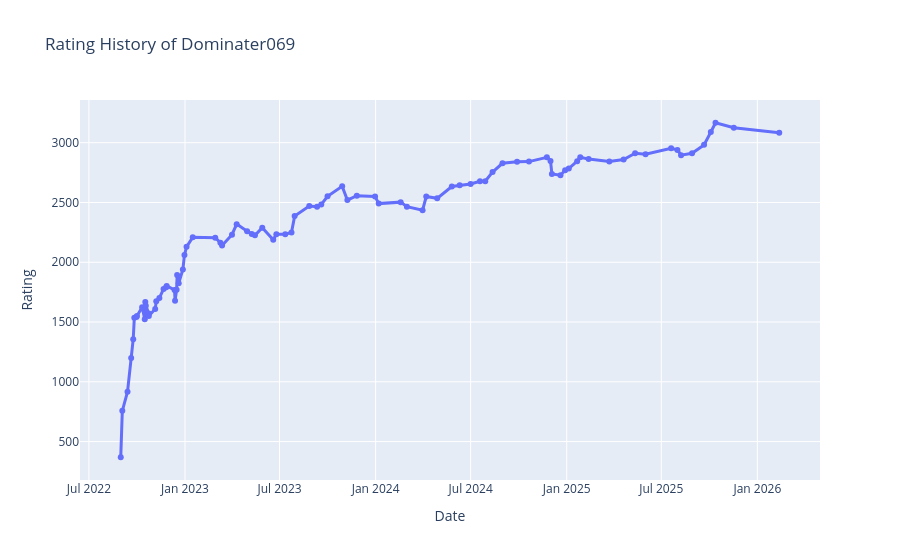

Notebook code cell kept with this figure:
### Code cell
#Plot using ploty express such that hover will give you exact date and rating of that point in line chart

dom_dates = [datetime.fromtimestamp(ts) for ts in dom_timestamps]
fig = px.line(
    x=dom_dates,
    y=dom_ratings,
    title="Rating History of Dominater069",
    markers=True
)

fig.update_traces(line=dict(width=3))

fig.update_layout(
    xaxis_title="Date",
    yaxis_title="Rating",
    hovermode="x unified"
)

fig.show()
